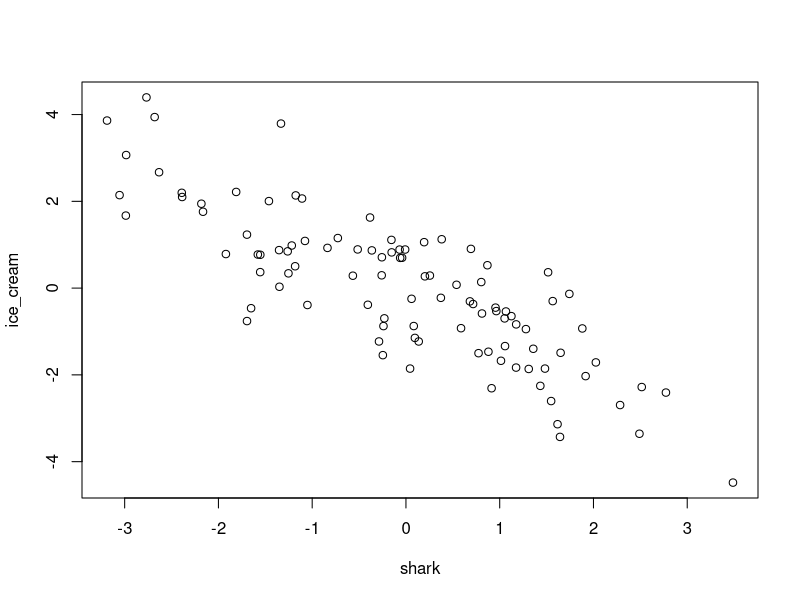
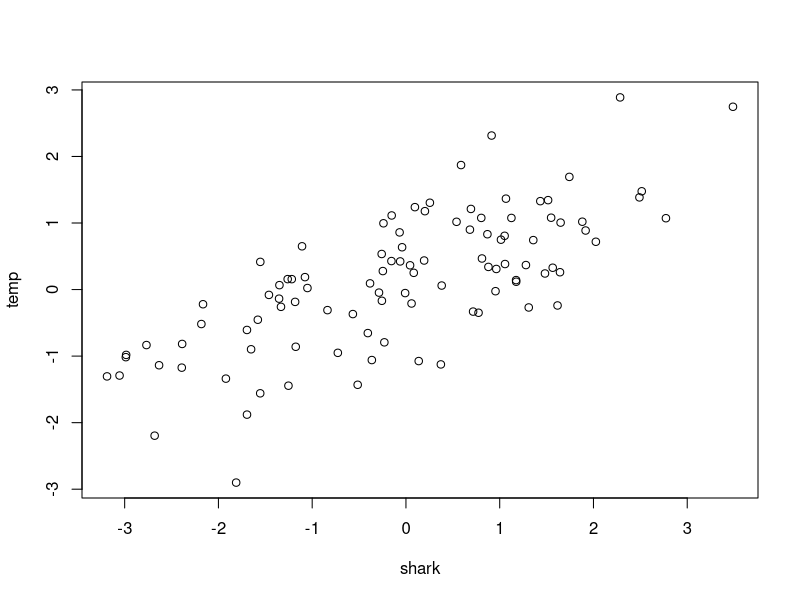
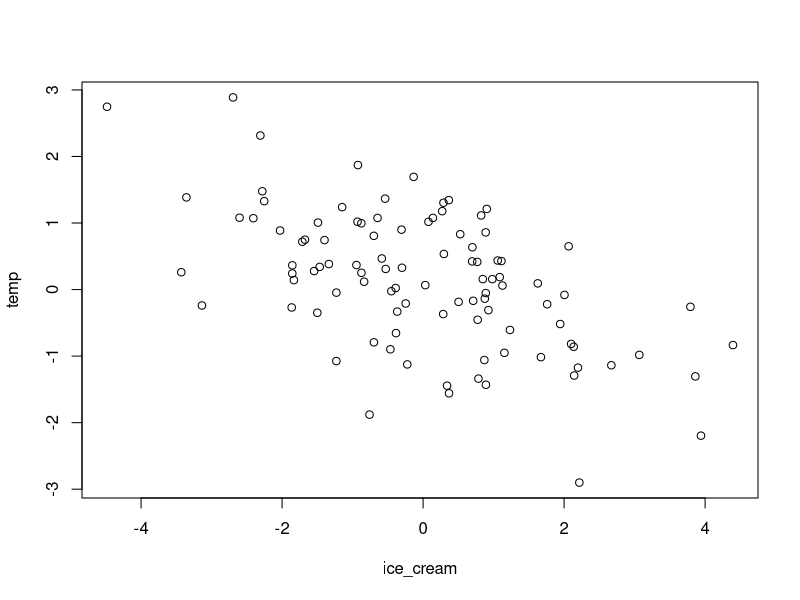
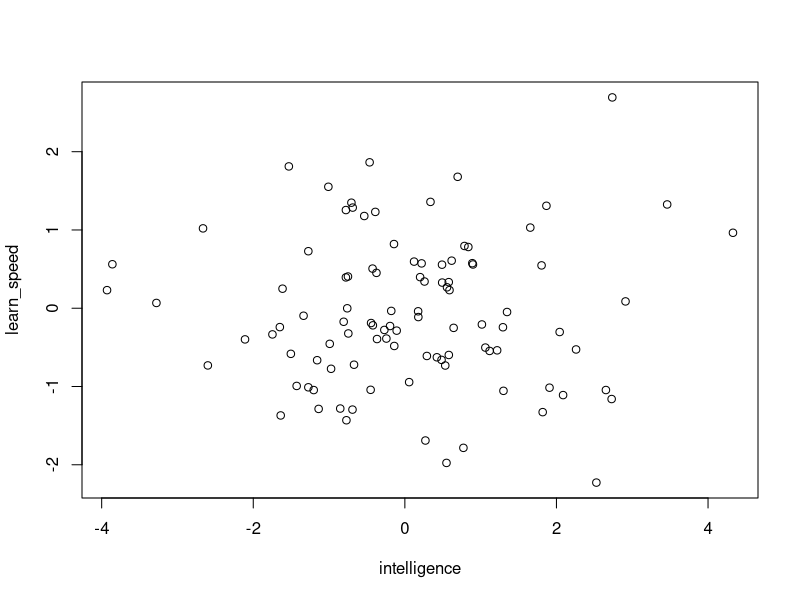
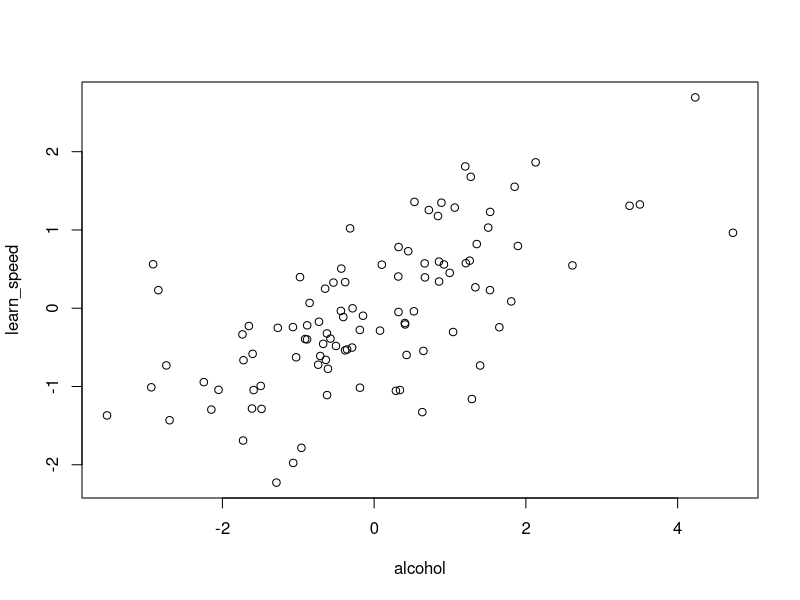

Generate these figures, in order, with R:
## ---- chunk 1
library(dplyr)  # basic package for changing data structures.

library(ggplot2)  # important package for plotting.
## ---- chunk 2
# Taken from McElreath (YYYY)

      set.seed(2022)
      n <- 100
      temp <- rnorm(n)
      shark <- rnorm(n, temp)  # deviations around the temperature means.
      ice_cream <- rnorm(n, -shark)
      
      plot(shark, ice_cream)
      plot(shark, temp)
      plot(ice_cream, temp)
      
      
    # 5M2: Masked relationship:
        n <- 100
        learn_speed <- rnorm(n)
        # TODO: Make one relationship non-linear?
        alcohol <- rnorm(n, learn_speed)  # assuming that more intelligent people drink more
        intelligence <- rnorm(n, alcohol - learn_speed)
        
        plot(intelligence, learn_speed)
        plot(alcohol, learn_speed)
            

## ---- chunk 3
# ENTER YOUR SOLUTIONS TO TASK 2a HERE 
## ---- chunk 4
# ENTER YOUR SOLUTION TO TASK 2b HERE 
## ---- chunk 5
